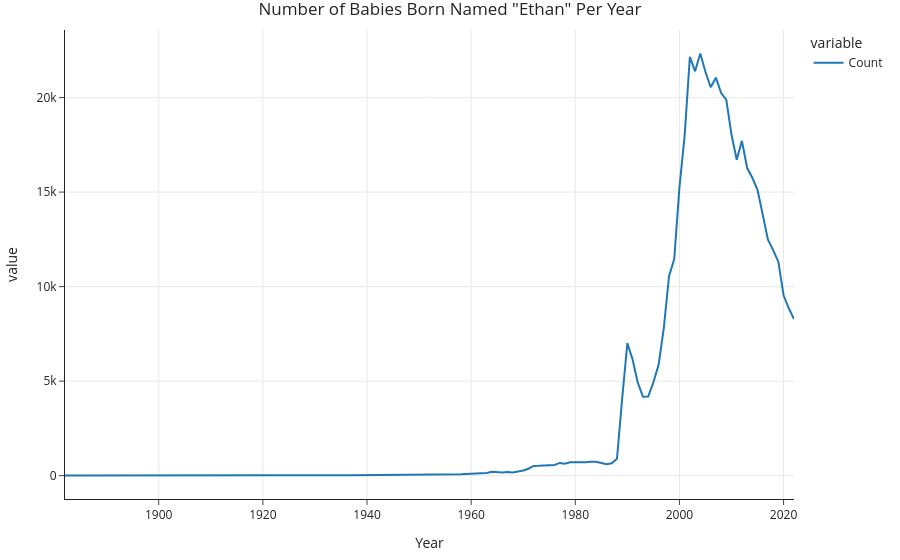

Write notebook code for a chart like this one.
### Markdown cell above
### What about individual names?

### Code cell
(baby
 .query('Name == "Ethan"')
 .groupby('Year')
 ['Count']
 .sum()
 .plot(title='Number of Babies Born Named "Ethan" Per Year')
)

### Figure 1 — Plotly figure (JSON) as saved in the notebook; plotly's stock layout.template omitted (floating-point values rounded to 4 significant figures)
{"data": [{"hovertemplate": "variable=Count<br>Year=%{x}<br>value=%{y}<extra></extra>", "legendgroup": "Count", "line": {"color": "#1F77B4", "dash": "solid"}, "marker": {"symbol": "circle"}, "mode": "lines", "name": "Count", "orientation": "v", "showlegend": true, "type": "scatter", "x": [1882, 1884, 1886, 1887, 1891, 1893, 1896, 1898, 1901, 1908, 1909, 1911, 1912, 1913, 1914, 1915, 1916, 1917, 1918, 1919, 1920, 1921, 1922, 1923, 1924, 1925, 1926, 1927, 1928, 1929, 1930, 1931, 1932, 1933, 1934, 1935, 1936, 1937, 1938, 1939, 1940, 1941, 1942, 1943, 1944, 1945, 1946, 1947, 1948, 1949, 1950, 1951, 1952, 1953, 1954, 1955, 1956, 1957, 1958, 1959, 1960, 1961, 1962, 1963, 1964, 1965, 1966, 1967, 1968, 1969, 1970, 1971, 1972, 1973, 1974, 1975, 1976, 1977, 1978, 1979, 1980, 1981, 1982, 1983, 1984, 1985, 1986, 1987, 1988, 1989, 1990, 1991, 1992, 1993, 1994, 1995, 1996, 1997, 1998, 1999, 2000, 2001, 2002, 2003, 2004, 2005, 2006, 2007, 2008, 2009, 2010, 2011, 2012, 2013, 2014, 2015, 2016, 2017, 2018, 2019, 2020, 2021, 2022], "xaxis": "x", "y": [7, 10, 6, 7, 6, 9, 9, 7, 6, 5, 6, 7, 16, 13, 25, 27, 23, 20, 25, 28, 31, 26, 27, 21, 14, 17, 27, 27, 25, 18, 19, 25, 19, 23, 20, 25, 23, 18, 20, 33, 17, 25, 21, 31, 28, 21, 27, 27, 29, 29, 26, 32, 52, 43, 64, 53, 62, 65, 73, 84, 94, 113, 132, 136, 202, 183, 171, 187, 171, 218, 269, 366, 515, 519, 524, 542, 566, 673, 630, 708, 705, 735, 715, 739, 736, 669, 609, 656, 894, 4068, 7006, 6144, 4918, 4172, 4181, 4942, 5860, 7818, 10548, 11459, 15246, 17983, 22149, 21390, 22334, 21353, 20547, 21051, 20256, 19873, 18030, 16715, 17709, 16271, 15756, 15113, 13857, 12480, 11930, 11304, 9542, 8854, 8280], "yaxis": "y"}], "layout": {"legend": {"title": {"text": "variable"}, "tracegroupgap": 0}, "title": {"text": "Number of Babies Born Named \"Ethan\" Per Year"}, "xaxis": {"anchor": "y", "domain": [0, 1], "title": {"text": "Year"}}, "yaxis": {"anchor": "x", "domain": [0, 1], "title": {"text": "value"}}}}
